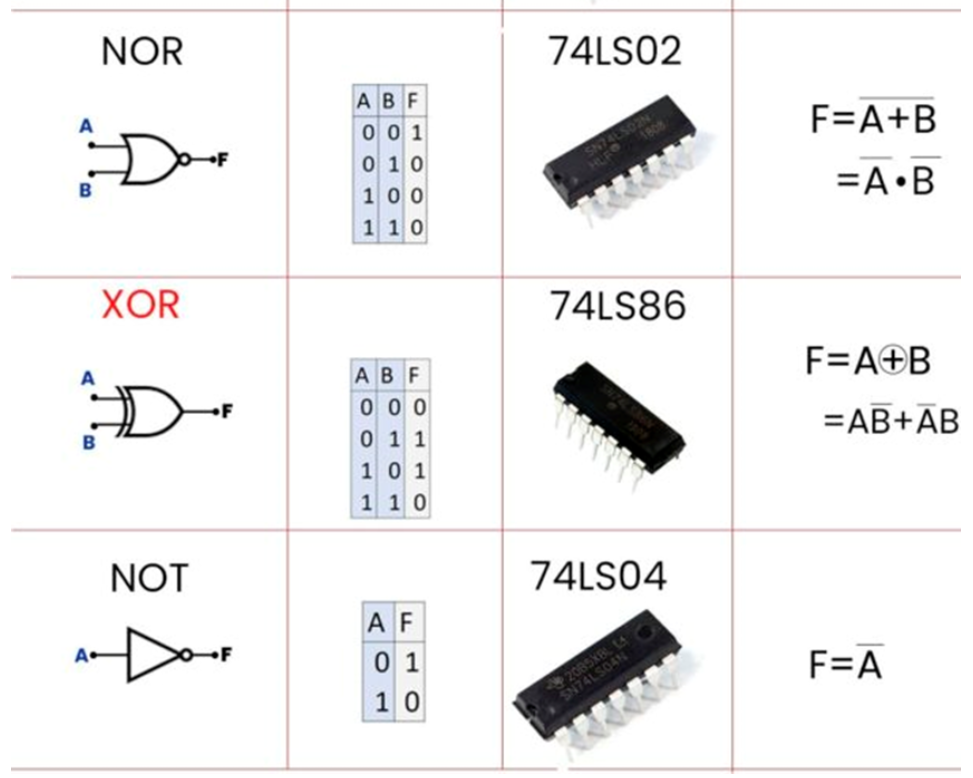
#> input picture Sesiones/QC/figures/real_digital_circuits2.png, 973 x 778 px
$ jupyter execute --allow-errors Lab_7_FFT_Castrillon_0656.ipynb
#> lines starting #> are read from the running program, lines starting #| are printed output that depends on the picture
# Lab 7: Fast Fourier Transform (FFT)

[cell 1]
import librosa
import numpy as np
import matplotlib.pyplot as plt
import pandas as pd

from scipy import integrate, interpolate
from os import path, getcwd

 **Example 1** : Chord - musical sound: Do mayor. Done in class.

Load the Nota_CM_piano.mp3 file from a Do mayor sound:
1. Do the FFT using scipy and Numpy rutines (see notebook)

[cell 2]
# Carpeta principal del proyecto (en mi caso comptational_physics)
project_root = path.abspath(path.join(getcwd(), "../.."))

# Lectura aduio para la fft
#> (the rest of this cell did not finish here and is left out)

2. Used the rutine created in class `FT(x,y)`. Modify it and do the FT to the signal. Do you get the same results?

[cell 3]
from tqdm import tqdm # usando tqdm para ver cuanto falta en los cálculos

# Función para la rutina creada en clase
def FT(f: np.array, w: np.array, a: float, b: float, sr: int) -> pd.DataFrame:
    """
    Calcula la transformada de Fourier de una señal f(t) en un rango de frecuencias w.
    Parámetros:
    f: np.array
        Señal de entrada en el dominio del tiempo.
    w: np.array
        Rango de frecuencias en el que se calculará la transformada.
    a: float
        Límite inferior del intervalo de integración.
    b: float
        Límite superior del intervalo de integración.
    sr: int
        Frecuencia de muestreo.

    Retorna:
    pd.DataFrame
        DataFrame con los resultados de la transformada de Fourier.
    """
    # Tiempo asociado a cada muestra
    t = np.arange(len(f)) / sr

    # Interpolación del audio (para obtener valores continuos de f(t))
    f_interp = interpolate.interp1d(t, f, kind="linear", bounds_error=False, fill_value=0)
    g = lambda t, w: np.exp(-1j * 2 * np.pi * w * t) # función compleja para la transformada de Fourier vista en el notebook

    datos = []

    for wi in tqdm(w, desc="Calculando la transformada de Fourier"):
        Re = integrate.quad(lambda t: f_interp(t) * g(t, wi).real, a, b)[0] # parte real de la integral
        Im = integrate.quad(lambda t: f_interp(t) * g(t, wi).imag, a, b)[0] # parte imaginaria de la integral

        amplitud = np.sqrt(Re**2 + Im**2) # amplitud como la magnitud del número complejo
        angulo = np.arctan2(Im, Re) # ángulo de fase usando arctan2 para obtener el ángulo en todos los cuadrantes

        datos.append([wi, Re, Im, amplitud, angulo])

    return pd.DataFrame(datos,columns=['w', 'ReTw', 'ImTw', 'AMP', 'ANG']
    )

#> (the rest of this cell did not finish here and is left out)

Al comparar los códigos se ve que la FFT de numpy presenta picos de mayor magnitud e identifica con claridad las frecuencias dominantes, mientras que la transformada calculada mediante integración numérica muestra magnitudes mucho menores, esa diferencia se debe a que el segundo código analiza solo las primeras 10 000 muestras y a que ambos métodos no utilizan la misma normalización, además, la FFT es considerablemente más eficiente computacionalmente, mientras que la integración requiere evaluar numéricamente cada frecuencia, aumentando el tiempo de cálculo. El primer código resulta más conveniente para analizar el audio completo, mientras que el segundo trabaja directamente con la definición integral de la transformada, aunque requiere más tiempo de ejecución y un tratamiento consistente de la señal para comparar ambos resultados cuantitativamente.

 **Exercise 1** : Do the FFT for an Imagen

Choose an Imagen

1. Do the FFT using scipy (see notebook)

[cell 4]
# Leyendo imagen y sacandole la transformada de fourier
from PIL import Image
img = Image.open(f"{project_root}/Sesiones/QC/figures/real_digital_circuits2.png").convert('L') # imagen random del github
fft2D = np.fft.fft2(img, s=None, axes=(-2, -1), norm=None)

# Grafica de la transformada 2D
plt.figure(figsize=(12,6))
plt.subplot(1,2,1)
plt.imshow(np.log(np.abs(fft2D)), cmap='gray')
plt.title("Transformada de Fourier 2D (log magnitud)")
plt.subplot(1,2,2)
plt.imshow(np.angle(fft2D), cmap='gray')
plt.title("Fase de la transformada de Fourier 2D")
plt.show()
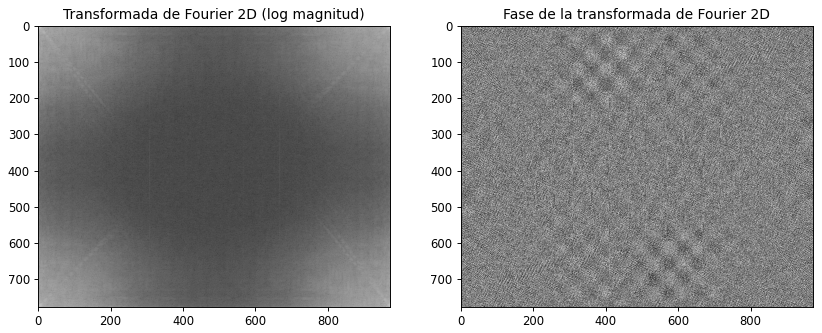
#> figure drawn by matplotlib, 2 panels

# Reconsstrucción de la imagen usando inverse FFT 2D
img_reconstructed = np.fft.ifft2(fft2D).real

# Mostrando la imagen original y la reconstruida
plt.figure(figsize=(12,6))
plt.subplot(1,2,1)
plt.imshow(img, cmap='gray')
plt.title("Imagen original")
plt.subplot(1,2,2)
plt.imshow(img_reconstructed, cmap='gray')
plt.title("Imagen reconstruida (IFFT)")
plt.show()
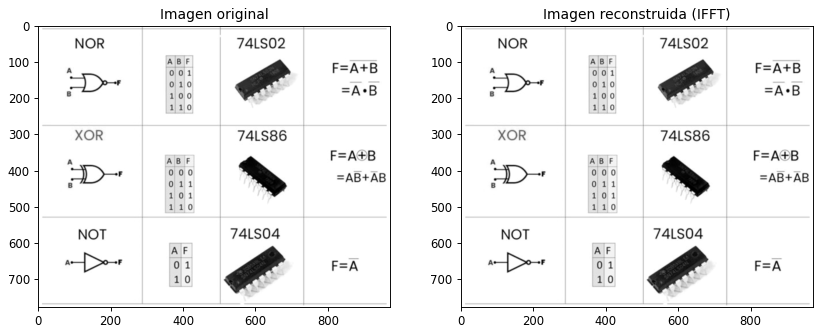
#> figure drawn by matplotlib, 2 panels

2. Used the rutine created in class `FT(x,y)`. Modify it and do the FT to the signal. Do you get the same results?
3. Do the inverse FFT and reconstruc the original imagene. <br> Do you get a similar result? Compare the original and the reconstructed signal.

## NOTA: Como no se hizo un código exacto para la TF 2D en clase, busqué recursos y lo más similar que encontré fue este código en https://www.statology.org/how-to-implement-discrete-fourier-transform-with-numpy/, mi aproximación fue cambiar la suma que hacen en el código de la página por una integral con la función trapezoid para mejorar el tiempo computacional

[cell 5]
from tqdm import tqdm


def FT2D(f: np.array, kx: np.array, ky: np.array,
         dx: float, dy: float) -> np.array:
    """
    Calcula la TF bidimensional de una imagen
    mediante integración numérica por el método del trapecio.

    La TF 2D se define como: F(kx, ky) = dobleintegral (f(x, y) exp[-i 2*pi(kx*x + ky*y)]) dx dy
    """


    # Dimensiones de la imagen
    Nx, Ny = f.shape

    # Coordenadas espaciales
    x = np.arange(Nx) * dx
    y = np.arange(Ny) * dy

    # Transformada en x
    FT_x = np.zeros((len(kx), Ny), dtype=complex)

    for i, kxi in enumerate(tqdm(kx, desc="Transformada en x")):
        kernel_x = np.exp(-1j * 2 * np.pi * kxi * x)

        for j in range(Ny):
            FT_x[i, j] = np.trapezoid(f[:, j] * kernel_x, x) # trapezoid lo que hace es integrar usando el método del trapecio
                                                             # más rápido
    # Transformada en y
    FT_xy = np.zeros((len(kx), len(ky)), dtype=complex)

    for j, kyi in enumerate(tqdm(ky, desc="Transformada en y")):
        kernel_y = np.exp(-1j * 2 * np.pi * kyi * y) # integral de exp(-i 2*pi*ky*y) respecto a y

        for i in range(len(kx)):
            FT_xy[i, j] = np.trapezoid(FT_x[i, :] * kernel_y, y) # unión de las dos integrales, primero respecto a x y luego respecto a y

    return FT_xy

def IFT2D(F, kx, ky, x, y):
    """
    Calcula la TIF 2D como la integral doble de la TF:

    f(x, y) = integral doble(F(kx, ky) exp[i 2π(kx*x + ky*y)]) dkx dky
    """

    # Transformada inversa en kx
    IFT_x = np.zeros((len(x), len(ky)), dtype=complex)

    for i, xi in enumerate(tqdm(x, desc="Inversa en x")):
        kernel_x = np.exp(1j * 2 * np.pi * kx * xi) # la inversa se define como la integral de exp(i 2*pi*kx*x) respecto a x y y
        IFT_x[i, :] = np.trapezoid(F * kernel_x[:, np.newaxis], kx, axis=0)

    # Transformada inversa en ky
    IFT_xy = np.zeros((len(x), len(y)), dtype=complex)

    for j, yj in enumerate(tqdm(y, desc="Inversa en y")):
        kernel_y = np.exp(1j * 2 * np.pi * ky * yj)
        IFT_xy[:, j] = np.trapezoid(IFT_x * kernel_y[np.newaxis, :], ky, axis=1)

    return IFT_xy

img_array = np.array(img, dtype=float)
Nx, Ny = img_array.shape
#> Nx = 778; Ny = 973
dx = dy = 1
x, y = np.arange(Nx) * dx, np.arange(Ny) * dy
#> x = 778 values from 0 to 777; y = 973 values from 0 to 972
kx, ky = np.arange(Nx // 2) / (Nx * dx), np.arange(Ny // 2) / (Ny * dy)
#> kx = 389 values from 0 to 0.499; ky = 486 values from 0 to 0.498

FT2D_result = FT2D(img_array, kx, ky, dx, dy)
IFT2D_result = IFT2D(FT2D_result, kx, ky, x, y)

plt.figure(figsize=(12,6))

plt.subplot(1, 3, 1)
plt.imshow(img_array, cmap='gray')
plt.title("Imagen original")

plt.subplot(1, 3, 2)
plt.imshow(np.log1p(np.abs(FT2D_result)), cmap='gray')
plt.title("Transformada de Fourier 2D")

plt.subplot(1, 3, 3)
plt.imshow(np.real(IFT2D_result), cmap='gray')
plt.title("Reconstrucción")

plt.tight_layout()
plt.show()
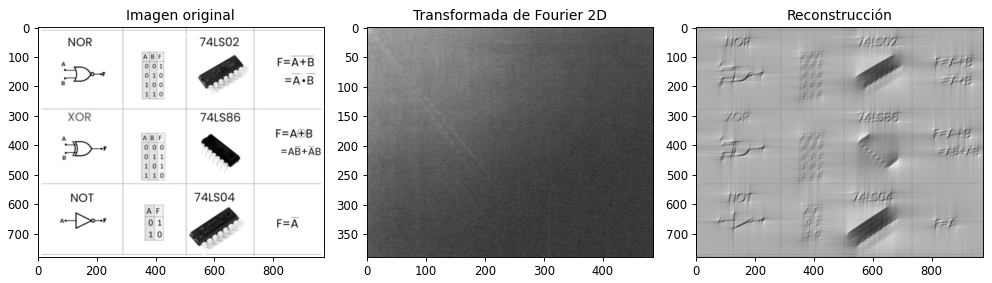
#> figure drawn by matplotlib, 3 panels

$ run again, with Sesiones/QC/figures/NH3.png copied over Sesiones/QC/figures/real_digital_circuits2.png
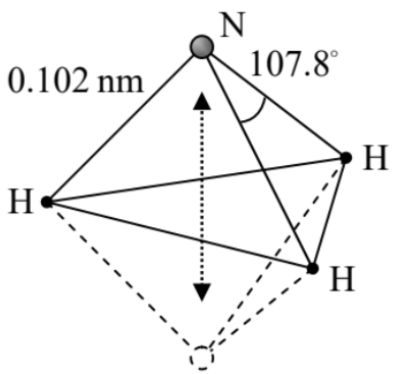
#> input picture Sesiones/QC/figures/NH3.png, 394 x 374 px
#> `plt.show()`:
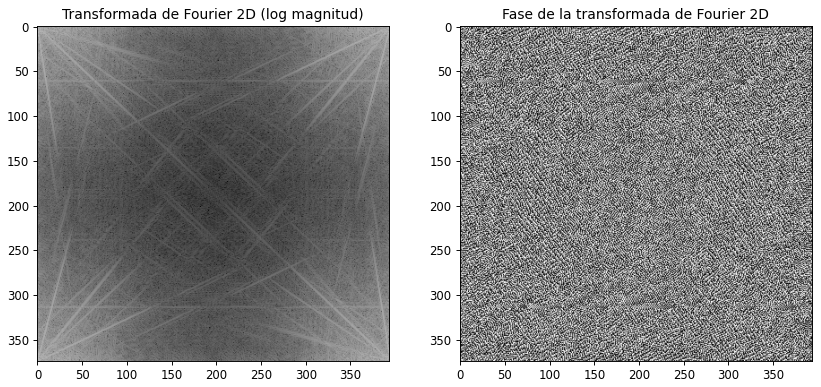
#> figure drawn by matplotlib, 2 panels
#> `plt.show()`:
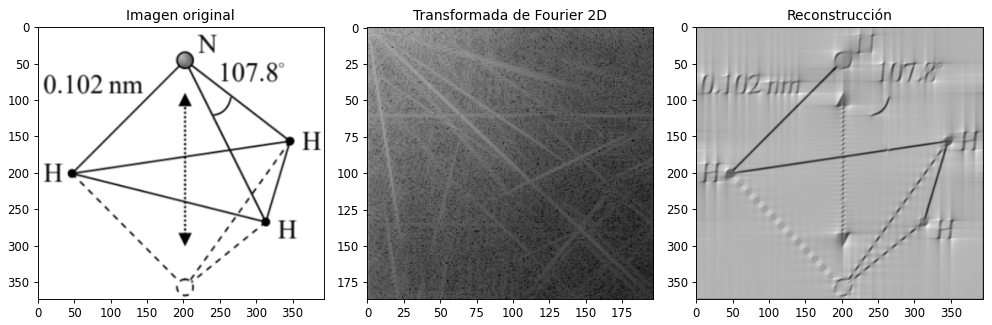
#> figure drawn by matplotlib, 3 panels

$ run again, with Sesiones/QC/figures/exercise_logic_gates.png copied over Sesiones/QC/figures/real_digital_circuits2.png
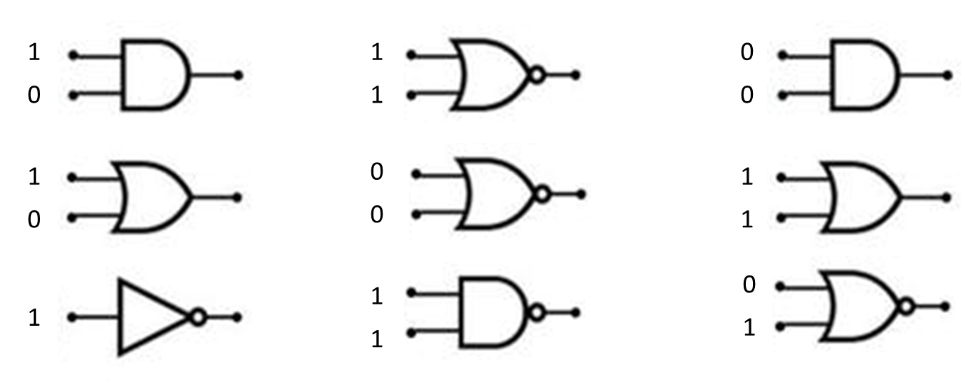
#> input picture Sesiones/QC/figures/exercise_logic_gates.png, 965 x 384 px
#> `plt.show()`:
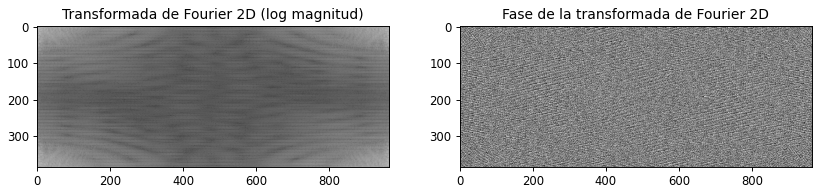
#> figure drawn by matplotlib, 2 panels
#> `plt.show()`:
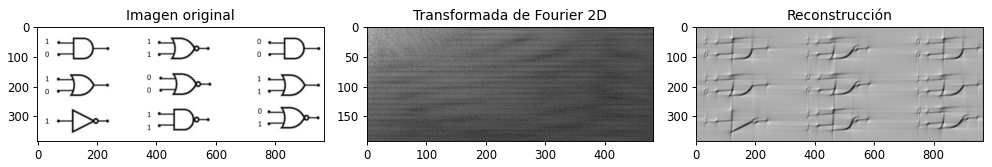
#> figure drawn by matplotlib, 3 panels

$ run again, with Sesiones/QC/figures/real_digital_circuits.png copied over Sesiones/QC/figures/real_digital_circuits2.png
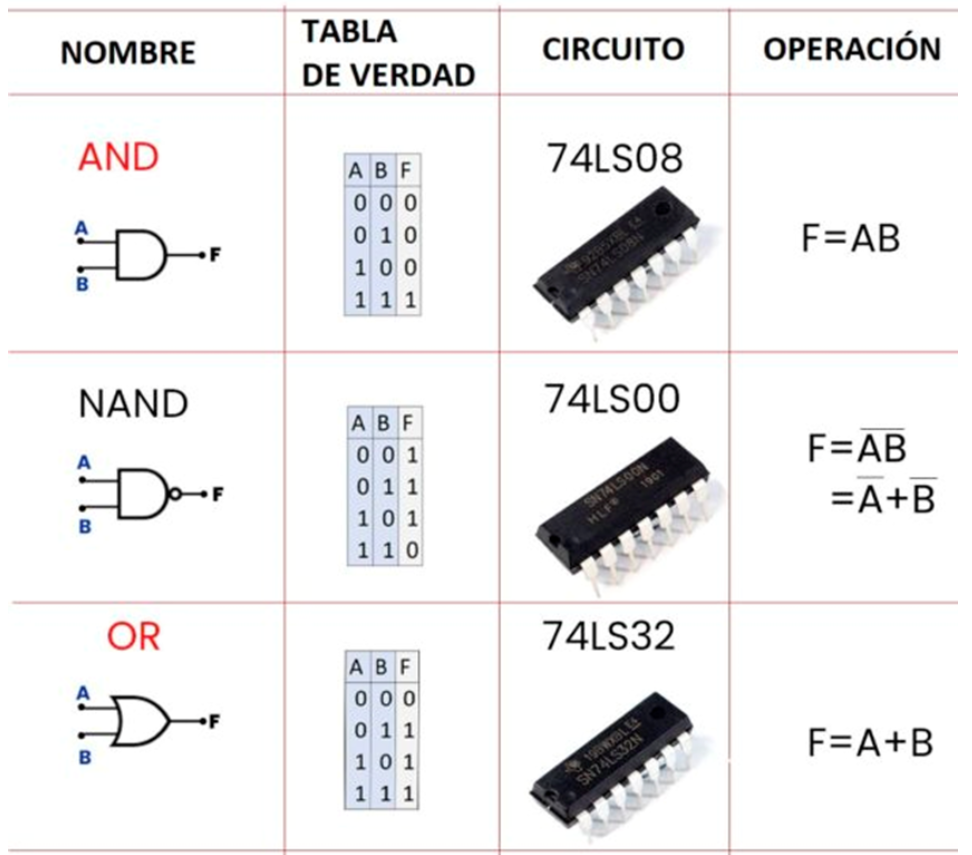
#> input picture Sesiones/QC/figures/real_digital_circuits.png, 972 x 855 px
#> `plt.show()`:
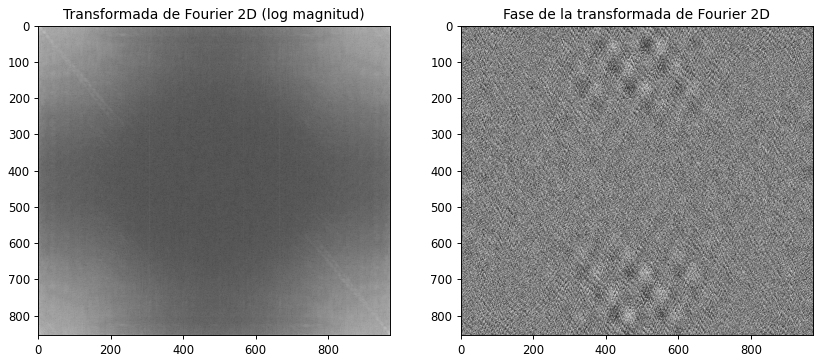
#> figure drawn by matplotlib, 2 panels
#> `plt.show()`:
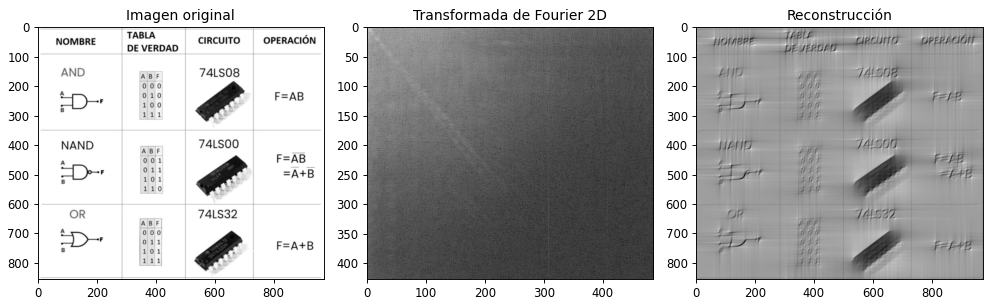
#> figure drawn by matplotlib, 3 panels
